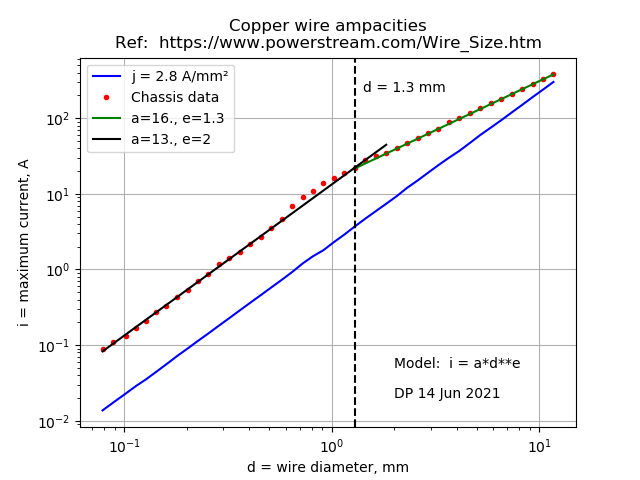

Here is the Python script that generated this plot:
'''
Wire information
'''
if 1:  # Copyright, license
    # These "trigger strings" can be managed with trigger.py
    ##∞copyright∞# Copyright (C) 2019 Don Peterson #∞copyright∞#
    ##∞contact∞# gmail.com@someonesdad1 #∞contact∞#
    ##∞license∞#
    #   Licensed under the Open Software License version 3.0.
    #   See http://opensource.org/licenses/OSL-3.0.
    ##∞license∞#
    ##∞what∞#
    # <electrical> Wire information:  size, equivalent areas. ampacity,
    # and fusing current estimates.
    ##∞what∞#
    ##∞test∞# run #∞test∞#
    pass
if 1:  # Imports
    from collections import namedtuple
    import warnings
    #from scipy.interpolate import interp1d
if 1:  # Custom imports
    from roundoff import RoundOff
    from f import flt, pi, sqrt, log10, log
    from interpolate import LinearInterpFunction as interp
if 1:  # Global variables
    ii = isinstance
def MaterialData(material="copper"):
    '''Returns a dictionary containing the physical properties of the
    indicated material in SI units.
    '''
    # The following is the conductivity from the note (#6, but the number
    # can change) to the page
    # http://en.wikipedia.org/wiki/American_wire_gauge#cite_note-6.  The
    # value given on that web page is 58.0 MS/m at 68 deg F.  This also
    # agrees to 5 figures with the International Annealed Copper Standard
    # of 1.7241 μohm*cm.
    Cu_conductivity = flt(58.0e6)  # S/m at 20 deg C
    data = {
        "conductivity": Cu_conductivity,  # In S/m
        "resistivity": 1 / Cu_conductivity,  # In ohm*m
        "temp_coeff": flt(0.0039),  # In 1/K
        "density": flt(8960),  # kg/m3
        "units": {
            "conductivity": "S",
            "resistivity": "ohm*m",
            "temp_coeff": "1/K",
            "density": "kg/m3",
        },
    }
    if material == "copper" or material == "Cu":
        return data
    # Factors to scale resistivity of copper to get resistivity of other
    # materials; all at 20 deg C.  The second number is used to scale
    # the other material's density from copper's density.
    matl = {
        "aluminum": (1.6, 0.301),
        "Al": (1.6, 0.301),
        "Constantan": (29, 0.993),
        "iron": (5.8, 0.979),
        "Fe": (5.8, 0.979),
        "lead": (12.3, 1.27),
        "Pb": (12.3, 1.27),
        "Manganin": (27.5, 0.914),
        "platinum": (6.3, 2.39),
        "Pt": (6.3, 2.39),
        "silver": (0.95, 1.17),
        "Ag": (0.95, 1.17),
        "tungsten": (3.4, 2.15),
        "W": (3.4, 2.15),
        "zinc": (3.5, 0.796),
        "Zn": (3.5, 0.796),
        "Nichrome": (72.5, 0.938),
        "stainless steel": (40, 0.88),
    }
    if material not in matl:
        raise ValueError(f"Material '{material}' not recognized")
    factor, density_factor = matl[material]
    data[conductivity] = data[conductivity]/factor
    data[resistivity] = data[resistivity]*factor
    data[resistivity] = data[resistivity]*factor
    data[density] = data[density]*density_factor
    return data
def MaxCurrentDensity(diameter_m, insul_temp_rating_degC):
    '''This function returns the maximum allowed current density in
    A/mm2 given the wire diameter in m.  insul_temp_rating_degC is the
    insulation's temperature rating in deg C.  The algorithm is from the
    resistor.ods Open Office spreadsheet I wrote and ultimately comes
    from a linear regression of a log-log plot of the NEC allowed
    ampacities.  insul_temp_rating_degC must be 60, 75, or 90 deg C.
    
    The code is from an Open Office macro I wrote in BASIC.
    
    xx Update this to use the chassis current values from
    pgm/cu_wire.py.
    '''
    slope = -0.820  # Common to each curve
    if diameter_m <= 0:
        raise ValueError("diameter_m must be > 0")
    if insul_temp_rating_degC not in (60, 75, 90):
        raise ValueError("insul_temp_rating_degC must be 60, 75, or 90")
    ld = log(diameter_m * 1000) / log(10)
    if ld < 0.21:
        # Constant current density
        jmax = 10**0.85
    elif ld < 0.315:
        # One curve in this region
        jmax = 10 ** (slope * ld + 1.032)
    elif ld < 0.41:
        ld = ld - 0.315
        dx = 0.095
        y = 0.775
        if insul_temp_rating_degC == 60:
            slope = (0.75 - y) / dx
        elif insul_temp_rating_degC == 75:
            slope = (0.82 - y) / dx
        else:
            slope = (0.87 - y) / dx
        jmax = 10 ** (y + ld * slope)
    else:
        if insul_temp_rating_degC == 60:
            b = 1.106  # y-intercept of fitted line
        elif insul_temp_rating_degC == 75:
            b = 1.203
        else:
            b = 1.264
        jmax = 10 ** (ld * slope + b)
    # Debug check of jmax
    if jmax > 10**0.93:  # Note:  max y value at ld = 0.41
        msg = (
            "Internal error:  bad current density: "
            + str(jmax)
            + " for "
            + str(insul_temp_rating_degC)
            + " and diameter in m = "
            + str(diameter_m)
        )
        raise Exception(msg)
    return jmax
def Ampacity(n, insul_temp_rating_degC):
    '''Return the allowed current in A for copper wire of size n in AWG.
    The insulation's temperature rating must be 60, 75, or 90 deg C.  The
    data are from the NEC for three or less wires in a raceway, cable, or
    earth for wire sizes larger than 16 AWG or for single unbundled wires
    of 16 AWG and smaller.
    
    The table data are incomplete from the wikipedia page.  I plotted the
    data that were given and interpolated the other values using my
    engineering judgment.  See the /pylib/pgm/ampacity.py script for the
    plot of the data and the fitted piecewise-linear models.  Note the
    models are conservative with respect to the wikipedia tabulation.
    
    xx Update this to use the chassis current values from
    pgm/cu_wire.py.
    '''
    # Data from
    # https://en.wikipedia.org/wiki/American_wire_gauge#Tables_of_AWG_wire_sizes
    # which attributes the table data.
    if not (-3 <= n <= 34):
        raise ValueError("AWG value n must be between -3 and 34 inclusive")
    if insul_temp_rating_degC not in (60, 75, 90):
        raise ValueError("insul_temp_rating_degC must be 60, 75, or 90")
    if n < 18:
        m, b = -0.0609, 170
        if insul_temp_rating_degC == 60:
            b = 125
        elif insul_temp_rating_degC == 75:
            b = 150
    else:
        m, b = -0.1068, 1150
        if insul_temp_rating_degC == 60:
            b = 840
        elif insul_temp_rating_degC == 75:
            b = 1000
    i = b * 10 ** (m * n)
    return i
def EquivalentArea(n, m):
    '''Given a size n in AWG of a wire, return (D, d, ratio) where D is the
    first wire's area in inches, d is the second wire's diameter in inches,
    and ratio is (D/d)**2, which is the ratio of their cross-sectional
    areas (the ratio is rounded to 4 figures).
    '''
    if n > m:
        raise ValueError("n must be <= m")
    D, d = [AWG(i) for i in (n, m)]  # Diameter in inches
    return D, d, RoundOff((D / d) ** 2, digits=4)
def AWG(n):
    '''Returns the wire diameter in inches given the AWG (American Wire
    Gauge) number (also known as the Brown and Sharpe gauge).  Use negative
    numbers as follows:  -1 means 2/0, -2 means 3/0, and -3 means 4/0.
    
    n must be an integer in the closed interval [-3, 56].
    '''
    if not hasattr(AWG, "data"):
        AWG.data = (
            # Diameter in 1e5 inch units of AWG wire sizes from -3 (4/0) to
            # 40 AWG.
            46000,
            40960,
            36480,
            32490,
            28930,
            25760,
            22940,
            20430,
            18190,
            16200,
            14430,
            12850,
            11440,
            10190,
            9070,
            8080,
            7199,
            6410,
            5710,
            5080,
            4530,
            4030,
            3590,
            3200,
            2850,
            2530,
            2260,
            2010,
            1790,
            1590,
            1420,
            1260,
            1130,
            1000,
            893,
            795,
            708,
            630,
            561,
            500,
            445,
            396,
            353,
            314,
        )
    if not ii(n, int) or (n > 56) or (n < -3):
        raise ValueError("n must be an integer in [-3, 56]")
    # We use a table lookup for 40 gauge or larger and a formula for 41 to
    # 56 gauge.
    try:
        data = getattr(AWG, "data")
    except AttributeError:
        pass
    if n <= 40:
        d = AWG.data[n + 3] / 1e5
        d = RoundOff(d, 4) if n <= 30 else RoundOff(d, 5)
    else:
        d = RoundOff(92.0 ** ((36 - n) / 39) / 200, 4)
    return flt(d)
def Preece(n):
    '''Returns the fusing current in A to 3 figures for copper wire in size
    n AWG.  The formula used is Preece's formula, which estimates how much
    current a copper wire can handle before the conductor reaches the
    melting point of copper.  The wire won't actually melt, as the formula
    doesn't include the enthalpy of fusion.  The formula is
    
        i = 10244*d**1.5
        
    where
        d = wire diameter in inches
        i = current in A
        
    Reference:
    https://pcdandf.com/pcdesign/index.php/magazine/10179-pcb-design-1507
    
    Example:  For 12 gauge copper wire (d = 0.08081 inches), the fusing
    current is 235 A.
    '''
    d = AWG(n)  # Diameter in inches as a dimensionless flt
    i = 10244 * d**1.5
    i = RoundOff(i, 3)
    return flt(i)
def Onderdonk(n, t, Ta):
    '''Fusing current in A for copper wire
    
    n = AWG size of wire
    t = time in s (limited to 10 s or less)
    Ta = ambient temperature in °C
    
    Returns the current in amperes to 2 significant figures for copper
    wire of size n AWG to reach the melting point of copper (1083 °C) in
    a given time t seconds for an ambient temperature of Ta in °C using
    Onderdonk's equation:
    
        i = A*sqrt(K/(33*t))
        
    This is taken from
    https://pcdandf.com/pcdesign/index.php/magazine/10179-pcb-design-1507
    and is slightly more general than the original form of Onderdonk's
    equation, which was given for Ta = 40 °C in E. R. Stauffacher (June
    1928), "Short-time Current Carrying Capacity of Copper Wire", General
    Electric Review, 31 (6) (a copy can be found at
    http://ultracad.com/articles/reprints/stauffacher.pdf).  The variables
    are:
    
        i = current in A
        A = cross-sectional area of wire in circular mils (square the
            diameter of the wire in mils)
        t = time in seconds the current is applied
        Ta = ambient temperature in °C
        K = log10((1083 - Ta)/(234 + Ta) + 1)
        
    Example:  4/0 AWG wire has a diameter of 460 mils.  At Ta = 25 °C,
    what current can be applied to the wire for 1 s?
    
        K = log10((1083 - 25)/259 + 1) = log10(1058/259 + 1) = 0.7063
        A = 460*460 = 211600 circular mils
        t = 1 second
        
    Therefore
    
        i = 211600*sqrt(0.7063/(33*1)) = 30956 amperes
        
    This function would round this off to 31 kA.  The table on the
    wikipedia page https://en.wikipedia.org/wiki/American_wire_gauge gives
    33 kA, but the page doesn't say how its computation was done.
    
    The time t in seconds is arbitrarily limited to a maximum of 10
    because the derivation ignores heat losses from the wire due to
    convection, conduction, and radiation.  In reality, it's probably
    only appropriate to consider times on the order of a second or so.
    '''
    if t > 10:
        raise ValueError("Time t must be <= 10 seconds")
    d = AWG(n)  # Diameter in inches as a flt
    A = (d * 1000) ** 2
    K = log10((1083 - Ta) / (234 + Ta) + 1)
    i = A * sqrt(K / (33 * t))
    i = RoundOff(i, 2)
    return flt(i)
def GetAmpacityData(dbg=False):
    '''Return a dictionary keyed by AWG size (as a string) with the
    values
        Diameter, inches
        Maximum current for chassis wiring, A
        Maximum current for power transmission, A (based on the
            conservative rule of j = 2.8 A/mm² = 1.43 mA/cmil)
        Maximum frequency for 100% skin depth for solid copper, Hz
        Breaking force in lbf for annealed Cu (37 kpsi)
        
    The following data come from
    https://www.powerstream.com/Wire_Size.htm
        Column 1:  AWG
        Column 2:  Diameter, inches
        Column 3:  Maximum current for chassis wiring, A
        Column 4:  Maximum current for power transmission, A
        Column 5:  Maximum frequency for 100% skin depth for solid copper
        Column 6:  Breaking force in lbf for annealed Cu (37 kpsi)
    '''
    Ampac = namedtuple("Ampac", "AWG dia chass pwr freq brk")
    data = '''
    -3, 0.46  , 380 , 302   , 125 Hz  , 6120 lbs
    -2, 0.4096, 328 , 239   , 160 Hz  , 4860 lbs
    -1, 0.3648, 283 , 190   , 200 Hz  , 3860 lbs
     0, 0.3249, 245 , 150   , 250 Hz  , 3060 lbs
     1, 0.2893, 211 , 119   , 325 Hz  , 2430 lbs
     2, 0.2576, 181 , 94    , 410 Hz  , 1930 lbs
     3, 0.2294, 158 , 75    , 500 Hz  , 1530 lbs
     4, 0.2043, 135 , 60    , 650 Hz  , 1210 lbs
     5, 0.1819, 118 , 47    , 810 Hz  , 960 lbs
     6, 0.162 , 101 , 37    , 1.1 kHz , 760 lbs
     7, 0.1443, 89  , 30    , 1.3 kHz , 605 lbs
     8, 0.1285, 73  , 24    , 1.65 kHz, 480 lbs
     9, 0.1144, 64  , 19    , 2.05 kHz, 380 lbs
    10, 0.1019, 55  , 15    , 2.6 kHz , 314 lbs
    11, 0.0907, 47  , 12    , 3.2 kHz , 249 lbs
    12, 0.0808, 41  , 9.3   , 4.15 kHz, 197 lbs
    13, 0.072 , 35  , 7.4   , 5.3 kHz , 150 lbs
    14, 0.0641, 32  , 5.9   , 6.7 kHz , 119 lbs
    15, 0.0571, 28  , 4.7   , 8.25 kHz, 94 lbs
    16, 0.0508, 22  , 3.7   , 11 kHz  , 75 lbs
    17, 0.0453, 19  , 2.9   , 13 kHz  , 59 lbs
    18, 0.0403, 16  , 2.3   , 17 kHz  , 47 lbs
    19, 0.0359, 14  , 1.8   , 21 kHz  , 37 lbs
    20, 0.032 , 11  , 1.5   , 27 kHz  , 29 lbs
    21, 0.0285, 9   , 1.2   , 33 kHz  , 23 lbs
    22, 0.0253, 7   , 0.92  , 42 kHz  , 18 lbs
    23, 0.0226, 4.7 , 0.729 , 53 kHz  , 14.5 lbs
    24, 0.0201, 3.5 , 0.577 , 68 kHz  , 11.5 lbs
    25, 0.0179, 2.7 , 0.457 , 85 kHz  , 9 lbs
    26, 0.0159, 2.2 , 0.361 , 107 kHz , 7.2 lbs
    27, 0.0142, 1.7 , 0.288 , 130 kHz , 5.5 lbs
    28, 0.0126, 1.4 , 0.226 , 170 kHz , 4.5 lbs
    29, 0.0113, 1.2 , 0.182 , 210 kHz , 3.6 lbs
    30, 0.01  , 0.86, 0.142 , 270 kHz , 2.75 lbs
    31, 0.0089, 0.7 , 0.113 , 340 kHz , 2.25 lbs
    32, 0.008 , 0.53, 0.091 , 430 kHz , 1.8 lbs
    33, 0.0071, 0.43, 0.072 , 540 kHz , 1.3 lbs
    34, 0.0063, 0.33, 0.056 , 690 kHz , 1.1 lbs
    35, 0.0056, 0.27, 0.044 , 870 kHz , 0.92 lbs
    36, 0.005 , 0.21, 0.035 , 1.1 MHz , 0.72 lbs
    37, 0.0045, 0.17, 0.0289, 1.35 MHz, 0.57 lbs
    38, 0.004 , 0.13, 0.0228, 1.75 MHz, 0.45 lbs
    39, 0.0035, 0.11, 0.0175, 2.25 MHz, 0.36 lbs
    40, 0.0031, 0.09, 0.0137, 2.9 MHz , 0.29 lbs'''[1:]
    wt = {}
    if dbg:
        print("Column 1:  AWG")
        print("Column 2:  Diameter, inches")
        print("Column 3:  Maximum current for chassis wiring, A")
        print("Column 4:  Maximum current for power transmission, A")
        print("Column 5:  Maximum frequency in kHz for 100% skin depth for Cu wire")
        print("Column 6:  Breaking force in lbf for annealed Cu (37 kpsi)")
        # print("  AWG Dia, in      Chassis, A       Power, A")
    for line in data.split("\n"):
        f = line.split(",")
        awg = int(f[0].strip())
        dia_in = flt(f[1])
        chassis_A = flt(f[2])
        pwr_A = flt(f[3])
        freq = flt(f[4])
        if 0:
            # http://www.nessengr.com/technical-data/skin-depth/ gives the
            # formula for Cu as δ = 0.066/sqrt(f) for δ = skin depth in m
            # and f in Hz.  Then f = 0.00436/δ**2.
            δ = (dia_in * 25.4 / 1000) / 2  # Radius is the skin depth
            f_kHz = flt((0.066 / δ) ** 2 / 1000)
            # Check that calculated and table values are close
            alpha = 0.07
            alpha = 0.5  # xx Temp to see table
            if not (1 - alpha < freq / f_kHz < 1 + alpha):
                print(freq / f_kHz, awg)
                exit()
        # Note the tabulated breaking values aren't quite correct -- use
        # calculated value instead.
        area = pi * dia_in**2 / 4
        uts = flt(37000)  # In psi
        brk = area * uts  # In lbf
        if dbg:
            print(
                f"{awg:>2d}, {dia_in!s:>15s}, {chassis_A!s:>10s}, "
                f"{pwr_A!s:>10s}, {freq!s:>12s}, {brk!s:>12s}"
            )
        else:
            wt[awg] = Ampac(awg, dia_in, chassis_A, pwr_A, freq, brk)
    return wt
def PlotAmpacityData():
    '''Plot chass and pwr data to derive a formula.
    
    The results show that the chassis ampacity data can be modeled by
    two power functions imax = a*dia_mm**e:
        For dia < 1.3 mm:  a = 13, e = 2
        For dia >= 1.3 mm:  a = 16, e = 1.3
    '''
    w, x = GetAmpacityData(), flt(0)
    Dia, Chass, Pwr = [], [], []
    for i in w:
        item = w[i]
        Dia.append(item.dia.to("mm").val)
        Chass.append(item.chass.val)
        Pwr.append(item.pwr.val)
    from pylab import plot, loglog, xlabel, ylabel, title, text
    from pylab import legend, grid, show, array, savefig, axvline
    from f import pi
    dia, chass, pwr = [array(i) for i in (Dia, Chass, Pwr)]
    p = plot
    p = loglog
    p(dia, pwr, "b-", label="j = 2.8 A/mm²")
    p(dia, chass, "r.", label="Chassis data")
    if 1:
        # Fit a power function i = a*d**e to the chassis data.  From the
        # scatter plot, it's clear that two linear approximations on a
        # log-log plot are adequate.
        #
        # Choose the exponent e and fit the constant a to a chosen data
        # point:  a = i*d**-e
        #
        # Cutoff point for the two straight line approximation
        m = len(dia) - 25
        n = 0
        i, d = chass[n], dia[n]
        e = 1.3
        a = i * d**-e
        D = dia[: m + 1]
        # Calculate j at point m//2
        di, i = dia[m // 2], chass[m // 2]
        with x:
            x.n = 2
            p(D, a * D**e, "g", label=f"a={flt(a)}, e={e}")  # Green line
        # The smaller diameters are at a larger slope.  Make it go
        # through the 0.3 mm diameter point
        n = -11
        i, d = chass[n], dia[n]
        e = 2
        a = i * d**-e
        D = dia[m - 3 :]
        # Calculate j at point 3*m//2
        di, i = dia[3 * m // 2], chass[3 * m // 2]
        with x:
            x.n = 2
            p(D, a * D**e, "k", label=f"a={flt(a)}, e={e}")  # Black line
            bp = flt(Dia[m], "mm")
            text(1.1 * Dia[m], 225, f"d = {bp}")
            axvline(x=bp.val, color="k", linestyle="--")
    xlabel("d = wire diameter, mm")
    ylabel("i = maximum current, A")
    title("Copper wire ampacities\nRef:  https://www.powerstream.com/Wire_Size.htm")
    text(2, 0.02, "DP 14 Jun 2021")
    text(2, 0.05, "Model:  i = a*d**e")
    legend()
    grid()
    if 0:
        show()
    else:
        savefig("wire.png")
def ChassisAmpacity(dia):
    '''Return the maximum chassis current for copper wire near room
    temperature for a given diameter dia.  If dia is an integer, it
    will be interpreted as AWG.  If it is a float, it will be
    interpreted as diameter in mm.  Or, set it to a flt with suitable
    length units.
    
    The PlotAmpacityData() function shows that a suitable model is
    imax = a*dia_mm**e where
        a = 13, e = 2 for dia < 1.3 mm
        a = 16, e = 1.3 for dia >= 1.3 mm
    '''
    warnings.warn("Deprecated, use ChassisCurrent()", Warning)
    if ii(dia, int):
        D = AWG(dia) * 25.4  # Diameter in mm
    else:
        D = flt(dia)
    Dmax = flt(AWG(-3) * 25.4)
    if D > Dmax:
        raise ValueError(f"Wire diameter must be <= {Dmax}")
    if D >= flt(1.3):
        imax = flt(16 * D**1.3)
    else:
        imax = flt(13 * D**2)
    return imax
def ChassisCurrent(dia_mm, ΔT_K):
    '''For a single copper conductor in air, return the maximum current defined by
    figure 3 in  MIL-W-5088L.  dia_mm is the conductor's diameter in mm and ΔT_K is
    the insulation's temperature rating in °C minus the ambient temperature in °C.
    
    Figure 3 in the referenced document contains straight lines plotted on a log-log
    plot giving current as a function of ΔT, with a line for a number of different
    AWG wire sizes (26 to 4/0).  The slopes and intercepts of these lines were
    gotten by using the endpoints of the lines.  Linear interpolation is used to get
    appropriate slopes and intercepts for non-AWG sizes.
    
    The model used is log10(i_A) = m(d)*log10(ΔT) + b(d) where m and d are the slope
    and intercept, both functions of the wire diameter.
    
    Example:  8 ga wire is 3.26 mm in diameter.  For a 100 °C difference between
    insulation rating and ambient temperature, the MIL-W-5088L figure 3 gives about 103
    A as the maximum current.  ChassisCurrent(3.26, 100) returns 104.
    '''
    if 1:   # Log-log line data for current as function of diameter
        # dia in mm starts with 4/0, 3/0, 2/0, 1/0, 1, 2, 4, etc. AWG sizes
        dia = [flt(i) for i in '''11.7 10.4 9.27 8.25 7.35 6.54 5.19 4.11 3.26 2.59 2.05
            1.63 1.29 1.02 0.813 0.643 0.511 0.404'''.split()]
        # The slope and intercept values are the line's data for that particular size
        slope = [flt(i) for i in '''0.509 0.512 0.491 0.485 0.482 0.481 0.509 0.506 0.483
                 0.479 0.479 0.482 0.471 0.477 0.461 0.455 0.45 0.456 '''.split()]
        intercept = [flt(i) for i in '''1.74 1.66 1.63 1.57 1.52 1.45 1.26 1.13 1.05 0.872 
                 0.755 0.623 0.513 0.439 0.344 0.231 0.128 -0.011'''.split()]
    # Linear interpolation functions to calculate m and b given wire diameter
    get_m, get_b = interp(dia, slope), interp(dia, intercept)
    #get_m, get_b = interp1d(dia, slope), interp1d(dia, intercept)
    log_i_A = flt(get_m(dia_mm))*log10(ΔT_K) + flt(get_b(dia_mm))
    return flt(10**log_i_A)

if __name__ == "__main__":
    import sys
    from lwtest import run, raises, assert_equal, Assert
    x = flt(0)
    def TestChassisCurrent():
        Assert(ChassisCurrent(3.26, 100) == 103.75284158180126)
    def TestMaterialData():
        d, x = MaterialData(material="copper"), flt(0)
        cus = 58e6  # Copper conductivity in S/m
        with x:
            x.promote = 1
            assert_equal(d["conductivity"], cus)
            assert_equal(d["resistivity"], 1 / cus)
            assert_equal(d["temp_coeff"], 0.0039)
            assert_equal(d["density"], 8960)
            assert_equal(d["units"]["conductivity"], "S")
            assert_equal(d["units"]["resistivity"], "ohm*m")
            assert_equal(d["units"]["temp_coeff"], "1/K")
            assert_equal(d["units"]["density"], "kg/m3")
    def TestMaxCurrentDensity():
        assert_equal(MaxCurrentDensity(1, 60), flt(0.04425883723626271))
        assert_equal(MaxCurrentDensity(1, 75), flt(0.05533501092157374))
        assert_equal(MaxCurrentDensity(1, 90), flt(0.06367955209079165))
    def TestAmpacity():
        assert_equal(Ampacity(12, 60), flt(23.233252533606738))
        assert_equal(Ampacity(12, 75), flt(27.879903040328085))
        assert_equal(Ampacity(12, 90), flt(31.597223445705165))
    def TestEquivalentArea():
        dn, dm, r = EquivalentArea(12, 14)
        assert_equal(r, 1.589)
        dn, dm, r = EquivalentArea(12, 16)
        assert_equal(r, 2.53)
        dn, dm, r = EquivalentArea(12, 18)
        assert_equal(r, 4.02)
        dn, dm, r = EquivalentArea(12, 30)
        assert_equal(r, 65.29)
    def TestAWG():
        assert_equal(AWG(-3), flt(0.46))
        assert_equal(AWG(12), flt(0.0808))
        assert_equal(AWG(18), flt(0.0403))
        assert_equal(AWG(24), flt(0.0201))
        assert_equal(AWG(40), flt(0.00314))
        assert_equal(AWG(56), flt(0.0004919))
        # Check that we get exceptions for bad values
        raises(ValueError, AWG, -4)
        raises(ValueError, AWG, 1.1)
        raises(ValueError, AWG, 57)
    def TestPreece():
        with x:
            x.promote = 1
            assert_equal(Preece(0), 1900)
            assert_equal(Preece(10), 333)
            assert_equal(Preece(12), 235)
            assert_equal(Preece(18), 82.9)
            assert_equal(Preece(24), 29.2)
    def TestOnderdonk():
        t, Ta = 1, 20
        with x:
            x.promote = 1
            assert_equal(Onderdonk(0, t, Ta), 16000)
            assert_equal(Onderdonk(12, t, Ta), 960)
            assert_equal(Onderdonk(18, t, Ta), 240)
            assert_equal(Onderdonk(24, t, Ta), 59)
    def TestChassisAmpacity():
        for d in (0.1, 0.2, 0.5, 0.75, 1):
            got = ChassisAmpacity(flt(d))
            expected = flt(13 * d**2)
            assert_equal(got, expected)
        for d in (1.3, 1.5, 2, 3, 5, 7.5, 10):
            got = ChassisAmpacity(flt(d))
            expected = flt(16 * d**1.3)
            assert_equal(got, expected)
    exit(run(globals(), halt=1)[0])
